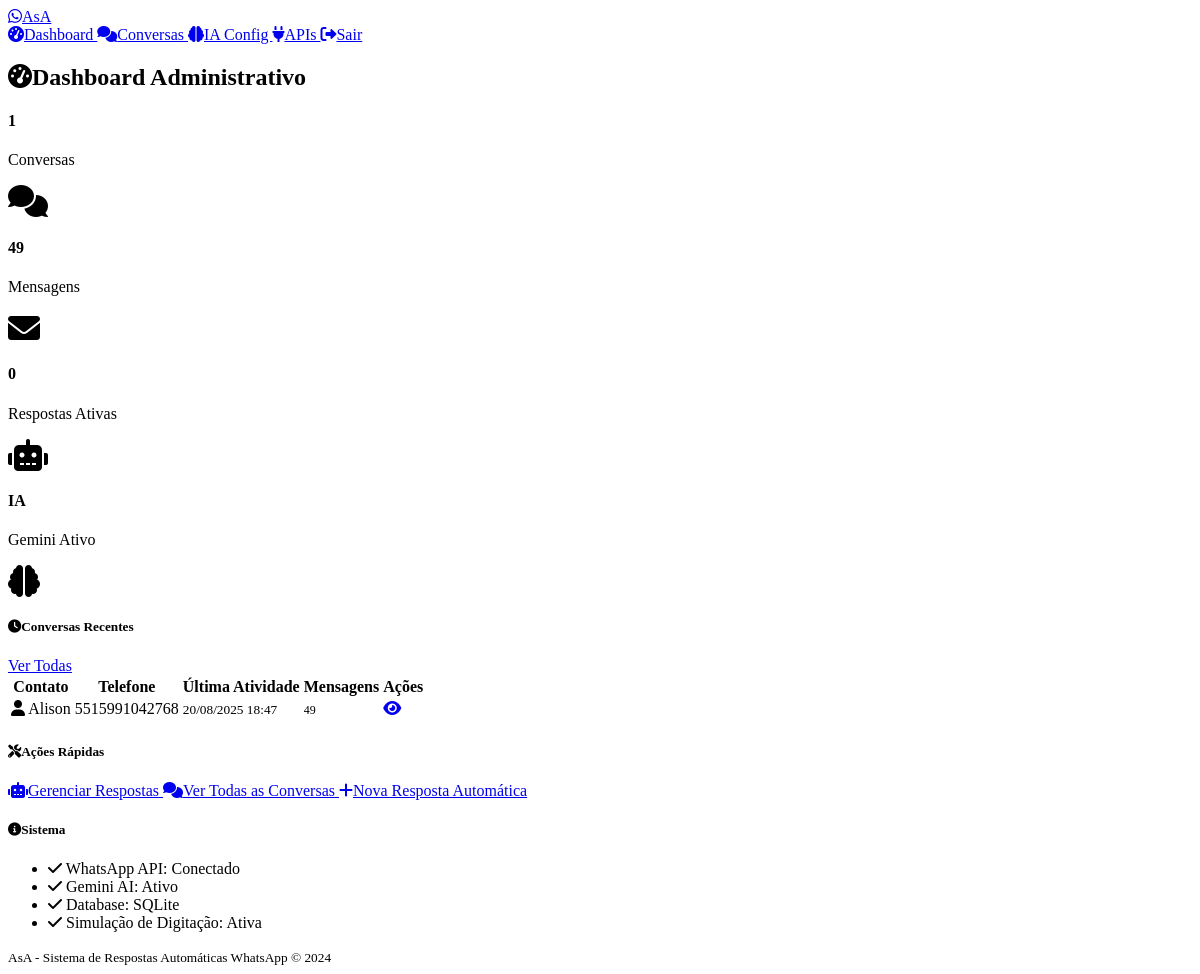
The app's page /admin/dashboard (signed in), older data.
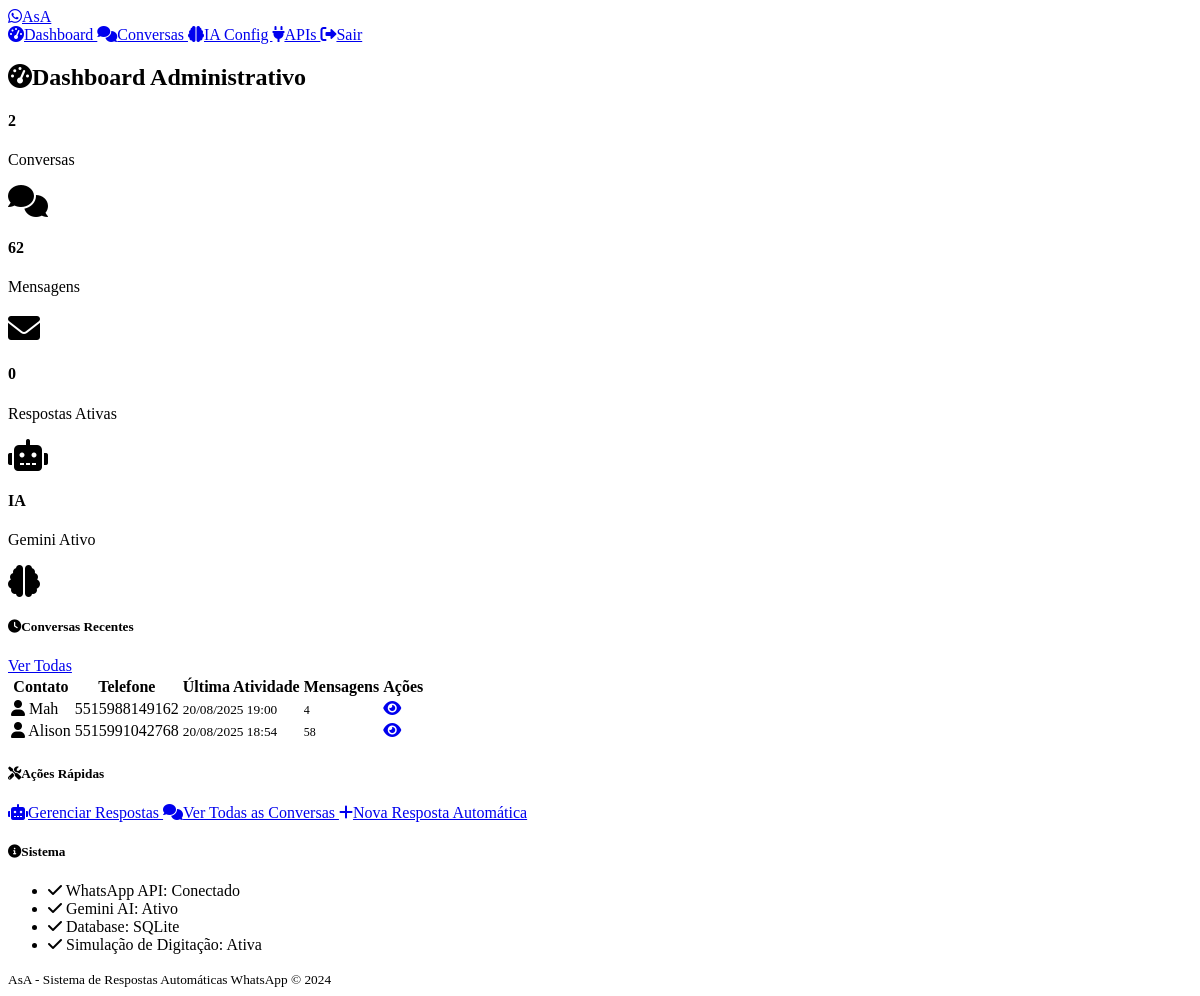
The same page, newer data.
### models.py (models this page shows)
class Conversation(db.Model):
    id = db.Column(db.Integer, primary_key=True)
    phone_number = db.Column(db.String(20), nullable=False)
    contact_name = db.Column(db.String(100))
    created_at = db.Column(db.DateTime, default=datetime.utcnow)
    updated_at = db.Column(db.DateTime, default=datetime.utcnow, onupdate=datetime.utcnow)
    is_active = db.Column(db.Boolean, default=True)
    ai_paused = db.Column(db.Boolean, default=False)  # True when human takes over
    paused_at = db.Column(db.DateTime)  # When AI was paused
    messages = db.relationship('Message', backref='conversation', lazy=True, cascade='all, delete-orphan')

### routes.py (the view)
    def decorated_function(*args, **kwargs):
        if not session.get('admin_logged_in'):
            return redirect(url_for('admin_login'))
        return f(*args, **kwargs)

### routes.py (called while the page is built)
def admin_required(f):
    def decorated_function(*args, **kwargs):
        if not session.get('admin_logged_in'):
            return redirect(url_for('admin_login'))
        return f(*args, **kwargs)
    decorated_function.__name__ = f.__name__
    return decorated_function

@app.route('/admin/dashboard')
@admin_required
def admin_dashboard():
    total_conversations = Conversation.query.count()
    total_messages = Message.query.count()
    active_responses = AutoResponse.query.filter_by(is_active=True).count()
    recent_conversations = Conversation.query.order_by(
        Conversation.updated_at.desc()
    ).limit(5).all()
    stats = {
        'total_conversations': total_conversations,
        'total_messages': total_messages,
        'active_responses': active_responses,
        'recent_conversations': recent_conversations
    }
    return render_template('admin_dashboard.html', stats=stats)

@app.context_processor
def inject_admin_status():
    return {'admin_logged_in': session.get('admin_logged_in', False)}

### templates/admin_dashboard.html (shortened to what the changed rows need)
{% extends "base.html" %}
{% block content %}
<div class="d-flex justify-content-between align-items-center mb-4">
    <h2>
        <i class="fas fa-tachometer-alt me-2"></i>Dashboard Administrativo
    </h2>
</div>
<div class="row mb-4">
    <div class="col-lg-3 col-md-6 mb-3">
        <div class="card bg-primary">
            <div class="card-body">
                <div class="d-flex justify-content-between">
                    <div>
                        <h4 class="mb-0">{{ stats.total_conversations }}</h4>
                        <p class="mb-0">Conversas</p>
                    </div>
                </div>
            </div>
        </div>
    </div>
    <div class="col-lg-3 col-md-6 mb-3">
        <div class="card bg-success">
            <div class="card-body">
                <div class="d-flex justify-content-between">
                    <div>
                        <h4 class="mb-0">{{ stats.total_messages }}</h4>
                        <p class="mb-0">Mensagens</p>
                    </div>
                </div>
            </div>
        </div>
    </div>
</div>
<div class="card">
    <div class="card-body">
        {% if stats.recent_conversations %}
            <div class="table-responsive">
                <table class="table table-hover">
                    <thead>
                        <tr>
                            <th>Contato</th>
                            <th>Telefone</th>
                            <th>Última Atividade</th>
                            <th>Mensagens</th>
                            <th>Ações</th>
                        </tr>
                    </thead>
                    <tbody>
                        {% for conversation in stats.recent_conversations %}
                        <tr>
                            <td>
                                <i class="fas fa-user me-2"></i>
                                {{ conversation.contact_name or 'Sem nome' }}
                            </td>
                            <td>{{ conversation.phone_number }}</td>
                            <td>
                                <small class="text-muted">
                                    {{ conversation.updated_at.strftime('%d/%m/%Y %H:%M') }}
                                </small>
                            </td>
                            <td>
                                <span class="badge bg-secondary">
                                    {{ conversation.messages|length }}
                                </span>
                            </td>
                            <td>
                                <a href="{{ url_for('view_conversation', conversation_id=conversation.id) }}"
                                   class="btn btn-sm btn-outline-primary">
                                    <i class="fas fa-eye"></i>
                                </a>
                            </td>
                        </tr>
                        {% endfor %}
                    </tbody>
                </table>
            </div>
        {% else %}
            <div class="text-center py-4">
                <i class="fas fa-comments fa-3x text-muted mb-3"></i>
                <p class="text-muted">Nenhuma conversa ainda</p>
            </div>
        {% endif %}
    </div>
</div>
{% endblock %}

Row changes from the older to the newer data that the page shows:
added Conversation: contact_name "Mah", phone_number "5515988149162", updated_at "20/08/2025 19:00", messages|length "4"
changed Conversation "Alison": updated_at "20/08/2025 18:47" → "20/08/2025 18:54"; messages|length "49" → "58"
Text that changed along with them:
{{ stats.total_conversations }}: "1" → "2"
{{ stats.total_messages }}: "49" → "62"
